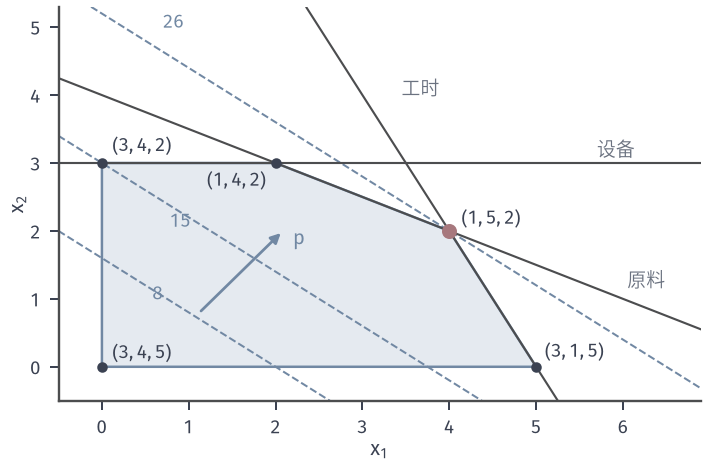

The Python source for this figure:
from pathlib import Path
import sys
sys.path.insert(0, str(Path(__file__).resolve().parents[1]/"simplex-common"))
from lp_plot import *

# Resource example: max 4x1+5x2, x1+2x2<=8, 2x1+x2<=10, x2<=3, x>=0.
xlim, ylim = (-.5, 6.9), (-.5, 5.3)
fig, ax = figure(width_mm=100, height_mm=66)
A, b = with_sign(RES_A, RES_B); V = polygon(A, b)
draw_region(ax, V)
contours(ax, PROFIT, [8, 15, 26], xlim, ylim)
draw_line(ax, RES_A[0], 8, xlim, ylim); draw_line(ax, RES_A[1], 10, xlim, ylim); draw_line(ax, RES_A[2], 3, xlim, ylim)
ax.text(6.05, 1.18, '原料', fontsize=7.5, color=MUTED); ax.text(4.72, 1.68, '', fontsize=7.5)
ax.text(3.45, 4.0, '工时', fontsize=7.5, color=MUTED); ax.text(5.7, 3.1, '设备', fontsize=7.5, color=MUTED)
for p, t, off, ha in [((0,0), '$(3,4,5)$', (.12,.12), 'left'), ((5,0), '$(3,1,5)$', (.1,.14), 'left'), ((4,2), '$(1,5,2)$', (.14,.1), 'left'),
                      ((2,3), '$(1,4,2)$', (-.1,-.34), 'right'), ((0,3), '$(3,4,2)$', (.12,.17), 'left')]:
    ax.plot(*p, 'o', color=INK, ms=3.2, zorder=6)
    ax.text(p[0]+off[0], p[1]+off[1], t, fontsize=7.5, ha=ha, color=INK, zorder=7)
opt_point(ax, (4,2))
ax.annotate('', xy=(2.1, 2.02), xytext=(1.1, .77), arrowprops=dict(arrowstyle='-|>', color=BLUE, lw=1.1, mutation_scale=8), zorder=4)
ax.text(2.2, 1.8, '$\\mathbf{p}$', fontsize=8, color=BLUE)
for lv, xp, yp in [(8,.5,1.0),(15,.7,2.08),(26,.62,5.0)]:
    ax.text(xp+.08, yp-.02, f'${lv}$', fontsize=7.5, color=BLUE)
setup(ax, xlim, ylim, range(0,7), range(0,6))
save(fig, Path(__file__).resolve().parent, 'figure', {'problem':'max 4x1+5x2; x1+2x2<=8; 2x1+x2<=10; x2<=3; x>=0'})
